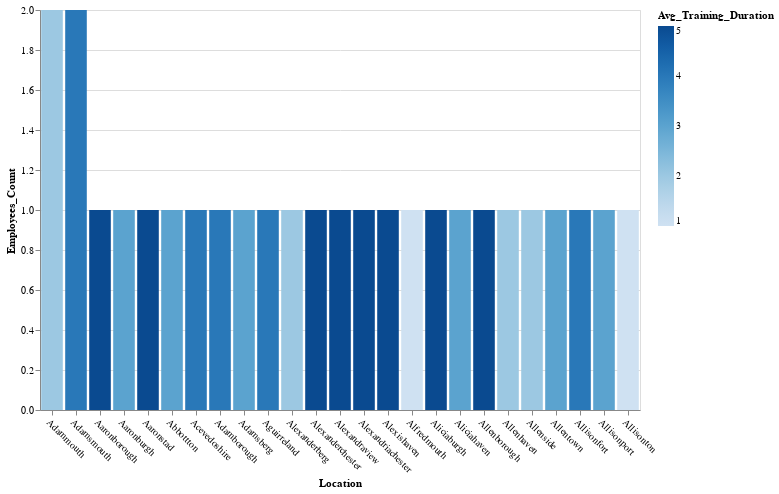

The code cell stored with this chart in its notebook:
### Code cell
# It shows only top k bars, because number of bars exceeded the max bars
stat_chart, interactive_chart = plot_vega_lite_chart(large_data_response, large_data)
stat_chart

### Figure 1 — Vega-Lite specification as saved in the notebook (floating-point values rounded to 4 significant figures; data arrays with more than 128 entries replaced by an {"elided": "..."} marker saying what was removed)
{"config": {"view": {"continuousWidth": 400, "continuousHeight": 300}}, "data": {"name": "data-dfaa66affaef11e2a97513a76b17b930"}, "mark": "bar", "encoding": {"color": {"field": "Avg_Training_Duration", "type": "quantitative"}, "tooltip": [{"field": "Location", "type": "nominal"}, {"field": "Employees_Count", "type": "nominal"}, {"field": "Avg_Training_Duration", "type": "nominal"}], "x": {"axis": {"labelAngle": 45}, "field": "Location", "sort": "-y", "type": "nominal"}, "y": {"field": "Employees_Count", "type": "quantitative"}}, "height": 400, "transform": [{"window": [{"op": "row_number", "as": "rank"}], "sort": [{"field": "-y", "order": "descending"}]}, {"filter": {"field": "rank", "lte": 25}}], "width": 600, "$schema": "https://vega.github.io/schema/vega-lite/v4.json", "datasets": {"data-dfaa66affaef11e2a97513a76b17b930": {"elided": "2738 records"}}}
